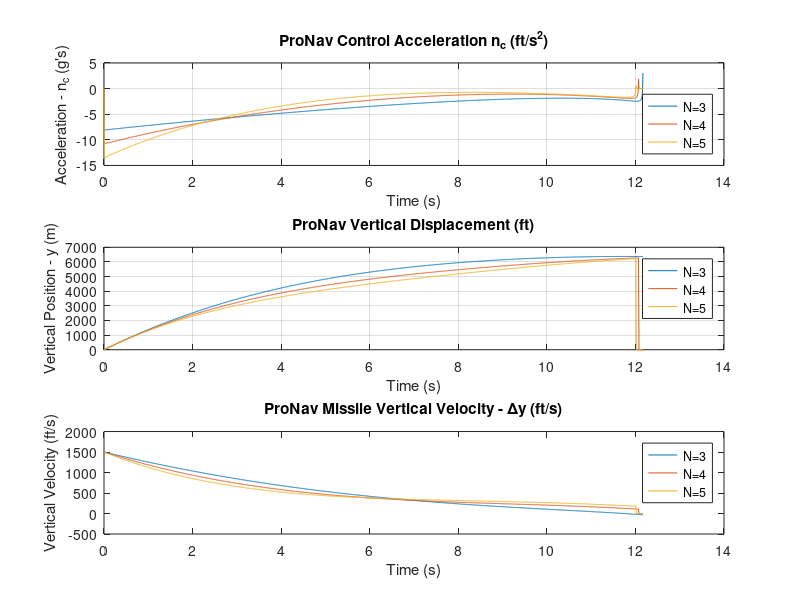

The MATLAB script that drew this image: (Note: this script raises an error after producing the figure.)
close all
clear
g = 32.174;         % gravitational accel
% Simulation parameters
nt = 3 * g;         % acceleration of target
Nvalues = [3 4 5];  % guidance gain
he = deg2rad(30);   % heading error
augmented = true;
dt = 0.01;
dtfine = 0.0001;

% Constants
vm = 3000;      % Missile velocity (ft/s)
vt = 1000;      % Target velocity (ft/s)
R0 = 40000;     % Initial range (ft)

for N = Nvalues
    % Initial conditions
    xm(1,N-2) = 0;        % Missile initial x position (ft)
    ym(1,N-2) = 0;        % Missile initial y position (ft)
    xt(1,N-2) = R0;       % Target initial x position (ft)
    yt(1,N-2) = 0;        % Target initial y position (ft)
    beta = 0;       % Target FPA
    i = 1;


    % Target velocity components
    Vtx(i,N-2) = -vt*cos(beta);
    Vty(i,N-2) = vt*sin(beta);
    
    % Relative positions
    Rx(i,N-2) = xt(i,N-2) - xm(i,N-2);
    Ry(i,N-2) = yt(i,N-2) - ym(i,N-2);
    R(i,N-2) = sqrt(Rx(i,N-2)^2 + Ry(i,N-2)^2);
    
    % calculate angles
    lambda = atan2(Ry(i,N-2),Rx(i,N-2));
    L = asin(vt*sin(beta+lambda)/vm);  
    theta = lambda + L;

    % mission velocity
    Vmx(i,N-2) = vm*cos(theta + he);
    Vmy(i,N-2) = vm*sin(theta + he);
    Vx = Vtx(i,N-2) - Vmx(i,N-2);     % relative velocity, x_hat
    Vy = Vty(i,N-2) - Vmy(i,N-2);     % relative velocity, y_hat
    Vc = -(Rx(i,N-2)*Vx + Ry(i,N-2)*Vy)/R(i,N-2);  % closing velocity
    lambdad = (Rx(i,N-2)*Vy-Ry(i,N-2)*Vx)/(R(i,N-2)^2);
    tgo = R(i,N-2)/Vc;
    ZEM(i,N-2) = Vc * tgo;

    T(i,N-2) = 0;
    while Vc > 0
        % Simulation loop for different guidance laws and initial conditions       
        i= i+1;
        if Vc <=1000
            dt = dtfine;
        end
        if augmented
            nc(i,N-2) = N*Vc*lambdad + 0.5*N*nt;
        else
            nc(i,N-2) = N*Vc*lambdad;
            %nc(i,N-2) = N*ZEM/tgo^2;
        end
        % acceleration components
        amx = -nc*sin(lambda);
        amy = nc*cos(lambda);
        
        betad = nt/vt;
        beta = beta + dt*betad;
        Vtx(i,N-2) = -vt*cos(beta);
        Vty(i,N-2) = vt*sin(beta);  
        Vmx(i,N-2) = Vmx(i-1,N-2) + dt*amx(i,N-2);
        Vmy(i,N-2) = Vmy(i-1,N-2) + dt*amy(i,N-2);
        
        xt(i,N-2) = xt(i-1) + dt*Vtx(i,N-2);
        yt(i,N-2) = yt(i-1) + dt*Vty(i,N-2);
        xm(i,N-2) = xm(i-1,N-2) + dt*Vmx(i,N-2);
        ym(i,N-2) = ym(i-1,N-2) + dt*Vmy(i,N-2);
        Rx(i,N-2) = xt(i,N-2) - xm(i,N-2);
        Ry(i,N-2) = yt(i,N-2) - ym(i,N-2);
        R(i,N-2) = sqrt(Rx(i,N-2)^2 + Ry(i,N-2)^2);
        Vx = Vtx(i,N-2) - Vmx(i,N-2);
        Vy = Vty(i,N-2) - Vmy(i,N-2);
        lambda = atan2(Ry(i,N-2),Rx(i,N-2));
        lambdad = (Rx(i,N-2)*Vy-Ry(i,N-2)*Vx)/(R(i,N-2)^2);
        T(i,N-2) = T(i-1,N-2) + dt;
        % Calculate closing velocity
        Vc = -(Rx(i,N-2)*Vx + Ry(i,N-2)*Vy)/R(i,N-2);     
        tgo = R(i)/Vc;
        ZEM(i,N-2) = tgo * (Rx(i)*Vy - Ry(i)*Vx)/R(i);
        end 
end

output=[T,xm,ym,xt,yt,nc];
save 'c:\src\asen6015\datfil.txt' output -ascii -tabs

% Plot results for PN
figure(1);
subplot(3, 1, 1);
plot(T(:,1), nc(:,1)/g,T(:,1),nc(:,2)/g,T(:,1),nc(:,3)/g);
xlabel('Time (s)');
ylabel('Acceleration - n_c (g''s)');
title('ProNav Control Acceleration n_c (ft/s^2)');
legend('N=3', 'N=4', 'N=5','Location','southeast');
grid on;


subplot(3,1,2);
plot(T(:,1), ym(:,1),T(:,1),ym(:,2),T(:,1),ym(:,3));
xlabel('Time (s)');
ylabel('Vertical Position - y (m)');
title('ProNav Vertical Displacement (ft)');
legend('N=3', 'N=4', 'N=5','Location','northeast');
grid on;

subplot(3,1,3);
plot(T(:,1), Vmy(:,1),T(:,1),Vmy(:,2),T(:,1),Vmy(:,3));
title('ProNav Missile Vertical Velocity - \Deltay (ft/s)');
xlabel('Time (s)');
ylabel('Vertical Velocity (ft/s)')
legend('N=3', 'N=4', 'N=5');

% remove entries with zerosym3 = noZeros(ym(:,1));
xt3 = noZeros(xt(:,1));
xt4 = noZeros(xt(:,2));
xt5 = noZeros(xt(:,3));
xm3 = [0;noZeros(xm(:,1))];
xm4 = [0;noZeros(xm(:,2))];
xm5 = [0;noZeros(xm(:,3))];
yt3 = [0;noZeros(yt(:,1))];
yt4 = [0;noZeros(yt(:,2))];
yt5 = [0;noZeros(yt(:,3))];
ym3 = [0;noZeros(ym(:,1))];
ym4 = [0;noZeros(ym(:,2))];
ym5 = [0;noZeros(ym(:,3))];

figure(2)
subplot(3,1,1)
plot(xt3,yt3,xm3,ym3);
legend('Target','Missile');
title('ProNav Collision Path N=3');
xlabel('Horizontal Position (ft)');
ylabel('Vertical Position (ft)');
% ylim([-1000 4000]);

subplot(3,1,2)
plot(xt4,yt4,xm4,ym4);
legend('Target','Missile');
title('ProNav Collision Path N=4');
xlabel('Horizontal Position (ft)');
ylabel('Vertical Position (ft)')
% ylim([-1000 4000]);

subplot(3,1,3)
plot(xt5,yt5,xm5,ym5);
legend('Target','Missile');
title('ProNav Collision Path N=5');
xlabel('Horizontal Position (ft)');
ylabel('Vertical Position (ft)')
% ylim([-1000 4000]);


figure(3)
plot(T(:,1), ZEM(:,1),T(:,2),ZEM(:,2),T(:,3),ZEM(:,3));
xlabel('Time (s)');
ylabel('ZEM (ft)');
title('ProNav Zero Effort Miss (ft)');
legend('N=3', 'N=4', 'N=5','Location','southeast');
ylim([-17000 1000])
grid on;

function x = noZeros(m)
    x = m(m~=0);
end
